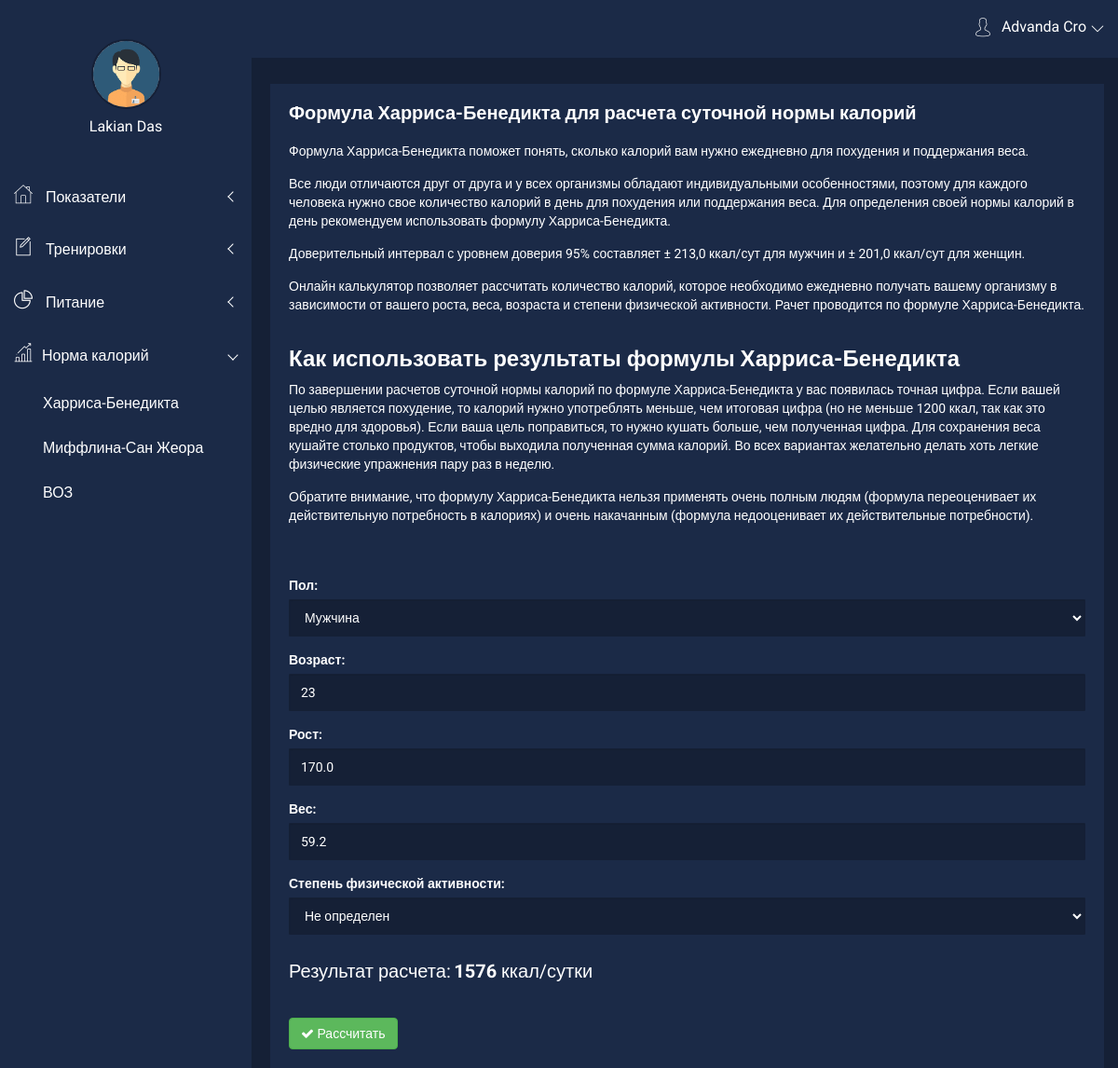
The app's page /calculate/calculate_harrison (signed in) with its own data.
### core/models/extendent.py (models this page shows, shortened)
class UserExtSettings(models.Model):
    MAN = 'man'
    WOMAN = 'woman'
    CHOICES = (
        (MAN, 'Мужчина'),
        (WOMAN, 'Женщина'),
    )
    user = models.ForeignKey(User, on_delete=models.CASCADE)
    gender = models.CharField(max_length=5, choices=CHOICES, default='MAN', null=True)
    age = models.IntegerField(verbose_name="Возраст", blank=True, default=1,
                              validators=[
                                  MaxValueValidator(120),
                                  MinValueValidator(1)
                              ])
    height = models.FloatField(max_length=300, verbose_name="Рост", blank=True, null=True,
                               validators=[
                                   MaxValueValidator(300),
                                   MinValueValidator(1)
                               ])
    weight = models.FloatField(max_length=200, verbose_name="Вес", blank=True, null=True,
                               validators=[
                                   MaxValueValidator(200),
                                   MinValueValidator(1)
                               ])
    neck = models.FloatField(max_length=100, verbose_name="Шея", null=True)
    shoulders = models.FloatField(max_length=200, verbose_name="Плечи", null=True)
    chest_relax = models.FloatField(max_length=200, verbose_name="Грудь расслабленная", null=True)
    chest_tense = models.FloatField(max_length=200, verbose_name="Грудь напряженная", null=True)
    left_biceps_relax = models.FloatField(max_length=100, verbose_name="Левый бицепс расслабленный", null=True)
    right_biceps_relax = models.FloatField(max_length=100, verbose_name="Правый бицепс расслабленный", null=True)
    left_biceps_tense = models.FloatField(max_length=100, verbose_name="Левый бицепс напряженный", null=True)
    right_biceps_tense = models.FloatField(max_length=100, verbose_name="Правый бицепс напряженный", null=True)
    left_forearm = models.FloatField(max_length=100, verbose_name="Левое предплечье", null=True)
    right_forearm = models.FloatField(max_length=100, verbose_name="Правое предплечье", null=True)
    pelvis = models.FloatField(max_length=200, verbose_name="Таз", null=True)
    waist = models.FloatField(max_length=200, verbose_name="Талия", null=True)
    left_thigh = models.FloatField(max_length=100, verbose_name="Бедро левое", null=True)
    right_thigh = models.FloatField(max_length=100, verbose_name="Бедро правое", null=True)
    left_shin = models.FloatField(max_length=100, verbose_name="Голень левая", null=True)
    right_shin = models.FloatField(max_length=100, verbose_name="Голень правая", null=True)
    body_mass_index = models.FloatField(max_length=100, verbose_name="Индекс массы тела", null=True)
    date_created = models.DateTimeField(auto_now_add=True, verbose_name="Дата создания", null=True)
    date_updated = models.DateTimeField(auto_now=True, verbose_name="Дата обновления", null=True)
    class Meta:
        ordering = ['user']
        verbose_name = 'Дополнительная настройка'
        verbose_name_plural = 'Дополнительные настройки'

### calculate/views.py (the view)
# urls.py: path('calculate_harrison', views.calculate_harrison, name='calculate_harrison'),
def calculate_harrison(request):
    userExt = UserExtSettings.objects.filter(user_id=request.session['user']).order_by('-date_created').first()
    formHarrison = CalcCaloriesForm(request.POST or None, instance=userExt)
    if request.method == 'POST' and formHarrison.is_valid():
        result = Calories.calc_harrison(gender=formHarrison.cleaned_data['gender'],
                                        age=formHarrison.cleaned_data['age'],
                                        weight=formHarrison.cleaned_data['weight'],
                                        height=formHarrison.cleaned_data['height'])
        if formHarrison.cleaned_data['physic_active']:
            result = result * float(request.POST['physic_active'])
    else:
        result = 0
        if userExt:
            result = Calories.calc_harrison(gender=formHarrison.instance.gender,
                                            age=formHarrison.instance.age,
                                            weight=formHarrison.instance.weight,
                                            height=formHarrison.instance.height)
    return render(request, 'calculate/calculate_harrison.html',
                  {"formHarrison": formHarrison, 'resultHarrison': math.ceil(result)})

### core/math/Calories.py (called while the page is built)
    @staticmethod
    def calc_harrison(gender, age, weight, height):
        if gender == 'man':
            result = (66.5 + (13.75 * float(weight)) + (5.003 * float(height)) - (6.775 * float(age)))
        else:
            result = (655.1 + (9.563 * float(weight)) + (1.85 * float(height)) - (4.676 * float(age)))
        return result

### templates/calculate/calculate_harrison.html (shortened to what this page needs)
{% extends 'base/dashboard.html' %}
{% load static %}
{% block content %}
    <link rel="stylesheet" href="{% static 'dashboard/css/alerts.css' %}">
    <div class="section-admin container-fluid" style="margin-left: 10px;">
        <div class="row">
            <div class="col-lg-12 col-md-12 col-sm-12 col-xs-12">
                <div class="sparkline9-list mg-t-30">
                    <div class="sparkline9-hd">
                        <div class="main-sparkline9-hd">
                            <h1>Формула Харриса-Бенедикта для расчета суточной нормы калорий</h1>
                        </div>
                    </div>
                    <div style="color: white; margin:20px 0;">
                        <p>Формула Харриса-Бенедикта поможет понять, сколько калорий вам нужно ежедневно для похудения и
                            поддержания веса.</p>
                        <p> Все люди отличаются друг от друга и у всех организмы обладают индивидуальными особенностями,
                            поэтому для каждого человека нужно свое количество калорий в день для похудения или
                            поддержания
                            веса. Для определения своей нормы калорий в день рекомендуем использовать формулу
                            Харриса-Бенедикта.</p>
                        <p>Доверительный интервал с уровнем доверия 95% составляет ± 213,0 ккал/сут для мужчин и ± 201,0
                            ккал/сут для женщин.</p>
                        <p>Онлайн калькулятор позволяет рассчитать количество калорий, которое необходимо ежедневно
                            получать вашему организму в зависимости от вашего роста, веса, возраста и степени физической
                            активности. Рачет проводится по формуле Харриса-Бенедикта.</p>
                        <br>
                        <h3>Как использовать результаты формулы Харриса-Бенедикта</h3>
                        <p>По завершении расчетов суточной нормы калорий по формуле Харриса-Бенедикта у вас появилась
                            точная цифра. Если вашей целью является похудение, то калорий нужно употреблять меньше, чем
                            итоговая цифра (но не меньше 1200 ккал, так как это вредно для здоровья). Если ваша цель
                            поправиться, то нужно кушать больше, чем полученная цифра. Для сохранения веса кушайте
                            столько продуктов, чтобы выходила полученная сумма калорий. Во всех вариантах желательно
                            делать хоть легкие физические упражнения пару раз в неделю.</p>
                        <p>Обратите внимание, что формулу Харриса-Бенедикта нельзя применять очень полным людям (формула
                            переоценивает их действительную потребность в калориях) и очень накачанным (формула
                            недооценивает их действительные потребности).</p>
                        <br>
                    </div>
                    <form class="sparkline9-graph" method="post" action="" id="formMain">
                        <div id="pwd-container4">
                            <div class="form-group">
                                {{ formHarrison.gender.label_tag }}
                                {{ formHarrison.gender }}
                            </div>
                            <div class="form-group">
                                {{ formHarrison.age.label_tag }}
                                {{ formHarrison.age }}
                            </div>
                            <div class="form-group">
                                {{ formHarrison.height.label_tag }}
                                {{ formHarrison.height }}
                            </div>
                            <div class="form-group">
                                {{ formHarrison.weight.label_tag }}
                                {{ formHarrison.weight }}
                            </div>
                            <div class="form-group">
                                {{ formHarrison.physic_active.label_tag }}
                                {{ formHarrison.physic_active }}
                            </div>
                            <div class="form-group" style="color:white; margin-top: 25px;">
                                <span class="font-bold pwstrength_viewport_verdict4" style="font-size: 20px;">Результат расчета:</span>
                                <span class="pwstrength_viewport_progress4"
                                      style="font-size: 20px;"><b>{{ resultHarrison }}</b> ккал/сутки</span>
                            </div>
                        </div>
                        <button type="submit" class="btn btn-custon-four btn-success" style="margin-top: 20px;">
                            <i class="fa fa-check adminpro-checked-pro" aria-hidden="true"></i> Рассчитать
                        </button>
                    </form>
                </div>
            </div>
        </div>
    </div>
{% endblock %}

### static/dashboard/css/main.css (style rules this page uses)
html { color: #222; font-size: 1em; line-height: 1.4; }

### templates/calculate/calculate_harrison.html (style rules this page uses)
h1, label { color: white !important; }

### records on screen
UserExtSettings: gender "Мужчина", age "23", height "170.0", weight "59.2"

### other values on screen
{{ resultHarrison }} "1576"
